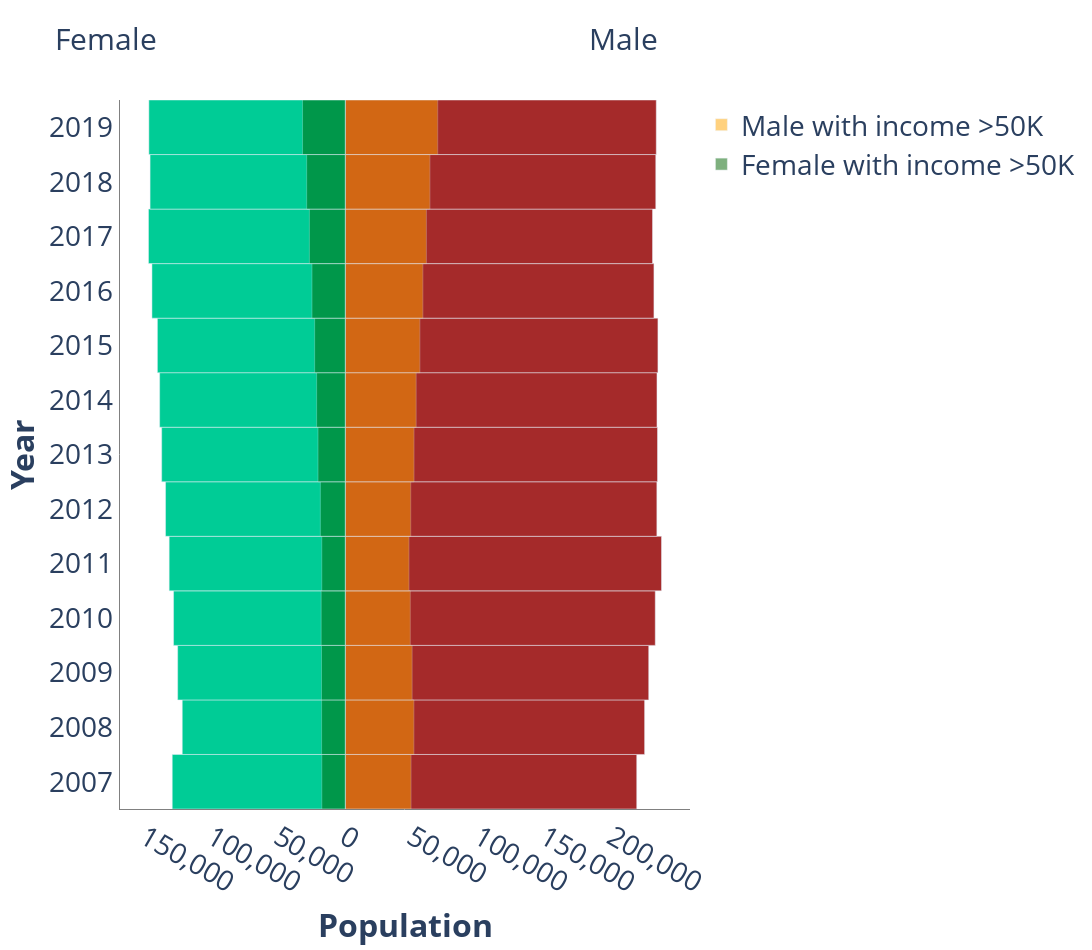

The notebook cell saved with this chart:
### Code cell
# Creating instance of the figure
fig = gp.Figure()
 
# Adding Male data to the figure
fig.add_trace(gp.Bar(y= y_age, x = x_M, 
                     name = 'Male', 
                     showlegend=False,
                     orientation = 'h',marker=dict(color='brown')))

fig.add_trace(gp.Bar(y=y_age,
               x=x_Pos_M,
               orientation='h',
               hoverinfo='x',
               #showlegend=False,
               name = 'Male with income >50K',      
               opacity=0.5,
               marker=dict(color='orange')
               ))
  
# Adding Female data to the figure
fig.add_trace(gp.Bar(y = y_age, x = x_F,
                     name = 'Female', 
                     showlegend=False,
                     orientation = 'h'))

fig.add_trace(gp.Bar(y=y_age,
               x=x_Pos_F,
               orientation='h',
               hoverinfo='x',
               #showlegend=False,
               name = 'Female with income >50K',      
               opacity=0.5,
               marker=dict(color='darkgreen')
               ))

# Updating the layout for our graph
fig.update_layout(title = '                                                            Female                                                      Male',
                 title_font_size = 30, barmode = 'overlay',
                 bargap = 0.0, bargroupgap = 0,
                 xaxis = dict(tickvals = [-200000, -150000, -100000, -50000, 0, 50000, 100000, 150000, 200000],
                                
                              ticktext = ['200,000', '150,000', '100,000', '50,000','0','50,000', '100,000', '150,000','200,000'],
                                
                              title = '<b>Population</b>',
                              title_font_size = 32),
                 yaxis =    dict(title = '<b>Year</b>',tickvals = [2007, 2008, 2009,2010,2011,2012,2013,2014,2015,2016,2017,2018,2019],
                              title_font_size = 32),
                autosize=False,
                width=1800,
                height=950,
                font=dict(size=28),
                #paper_bgcolor='rgba(0,0,0,0)',
                plot_bgcolor='rgba(0,0,0,0)'
    
                 )

  
fig.update_xaxes(showline=True, linewidth=0, linecolor='gray')
fig.update_yaxes(showline=True, linewidth=0, linecolor='gray')
fig.show()
#fig.write_image("ACS-pyramid-sex.pdf")

### Figure 1 — Plotly figure (JSON) as saved in the notebook; plotly's stock layout.template omitted (floating-point values rounded to 4 significant figures)
{"data": [{"marker": {"color": "brown"}, "name": "Male", "orientation": "h", "showlegend": false, "type": "bar", "x": [218351, 224245, 227335, 232217, 236901, 233425, 233894, 233513, 234223, 231232, 230185, 232609, 232975], "y": [2007, 2008, 2009, 2010, 2011, 2012, 2013, 2014, 2015, 2016, 2017, 2018, 2019]}, {"hoverinfo": "x", "marker": {"color": "orange"}, "name": "Male with income >50K", "opacity": 0.5, "orientation": "h", "type": "bar", "x": [49285, 51435, 50106, 48720, 47761, 49061, 51514, 53105, 55915, 58151, 60802, 63444, 69268], "y": [2007, 2008, 2009, 2010, 2011, 2012, 2013, 2014, 2015, 2016, 2017, 2018, 2019]}, {"name": "Female", "orientation": "h", "showlegend": false, "type": "bar", "x": [-129607, -122104, -125540, -128619, -131908, -134622, -137509, -139040, -140720, -144803, -147390, -146208, -147116], "y": [2007, 2008, 2009, 2010, 2011, 2012, 2013, 2014, 2015, 2016, 2017, 2018, 2019]}, {"hoverinfo": "x", "marker": {"color": "darkgreen"}, "name": "Female with income >50K", "opacity": 0.5, "orientation": "h", "type": "bar", "x": [-17588, -17724, -17798, -18046, -17603, -18656, -20422, -21451, -22932, -24951, -26857, -28918, -32012], "y": [2007, 2008, 2009, 2010, 2011, 2012, 2013, 2014, 2015, 2016, 2017, 2018, 2019]}], "layout": {"autosize": false, "bargap": 0, "bargroupgap": 0, "barmode": "overlay", "font": {"size": 28}, "height": 950, "plot_bgcolor": "rgba(0,0,0,0)", "title": {"font": {"size": 30}, "text": "                                                            Female                                                      Male"}, "width": 1800, "xaxis": {"linecolor": "gray", "linewidth": 0, "showline": true, "ticktext": ["200,000", "150,000", "100,000", "50,000", "0", "50,000", "100,000", "150,000", "200,000"], "tickvals": [-200000, -150000, -100000, -50000, 0, 50000, 100000, 150000, 200000], "title": {"font": {"size": 32}, "text": "<b>Population</b>"}}, "yaxis": {"linecolor": "gray", "linewidth": 0, "showline": true, "tickvals": [2007, 2008, 2009, 2010, 2011, 2012, 2013, 2014, 2015, 2016, 2017, 2018, 2019], "title": {"font": {"size": 32}, "text": "<b>Year</b>"}}}}
